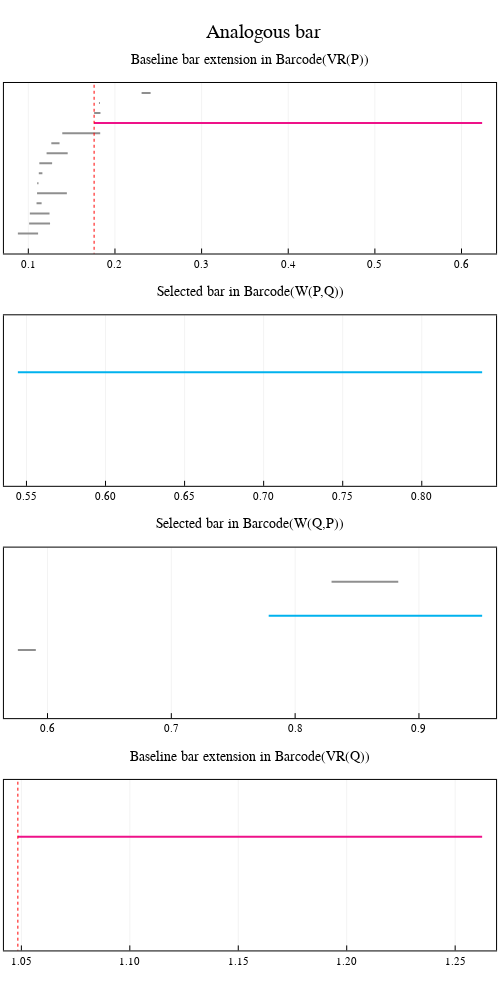

The notebook cell this image was saved under:
### Code cell
plot_analogous_bars(extension_P, extension_Q)

### Figure 1 — Plotly figure (JSON) as saved in the notebook; plotly's stock layout.template omitted (floating-point values rounded to 4 significant figures)
{"data": [{"colorbar": {"title": ""}, "hoverinfo": "text", "legendgroup": "y1", "line": {"color": "rgba(143, 143, 143, 1.000)", "dash": "solid", "shape": "linear", "width": null}, "mode": "lines", "name": "y1", "showlegend": true, "text": ["class 4", "class 4"], "type": "scatter", "x": [0.08792, 0.1113], "xaxis": "x2", "y": [1, 1], "yaxis": "y2", "zmax": null, "zmin": null}, {"colorbar": {"title": ""}, "hoverinfo": "text", "legendgroup": "y2", "line": {"color": "rgba(143, 143, 143, 1.000)", "dash": "solid", "shape": "linear", "width": null}, "mode": "lines", "name": "y2", "showlegend": true, "text": ["class 5", "class 5"], "type": "scatter", "x": [0.1009, 0.1251], "xaxis": "x2", "y": [2, 2], "yaxis": "y2", "zmax": null, "zmin": null}, {"colorbar": {"title": ""}, "hoverinfo": "text", "legendgroup": "y3", "line": {"color": "rgba(143, 143, 143, 1.000)", "dash": "solid", "shape": "linear", "width": null}, "mode": "lines", "name": "y3", "showlegend": true, "text": ["class 1", "class 1"], "type": "scatter", "x": [0.1018, 0.1245], "xaxis": "x2", "y": [3, 3], "yaxis": "y2", "zmax": null, "zmin": null}, {"colorbar": {"title": ""}, "hoverinfo": "text", "legendgroup": "y4", "line": {"color": "rgba(143, 143, 143, 1.000)", "dash": "solid", "shape": "linear", "width": null}, "mode": "lines", "name": "y4", "showlegend": true, "text": ["class 6", "class 6"], "type": "scatter", "x": [0.1095, 0.1153], "xaxis": "x2", "y": [4, 4], "yaxis": "y2", "zmax": null, "zmin": null}, {"colorbar": {"title": ""}, "hoverinfo": "text", "legendgroup": "y5", "line": {"color": "rgba(143, 143, 143, 1.000)", "dash": "solid", "shape": "linear", "width": null}, "mode": "lines", "name": "y5", "showlegend": true, "text": ["class 7", "class 7"], "type": "scatter", "x": [0.1101, 0.1445], "xaxis": "x2", "y": [5, 5], "yaxis": "y2", "zmax": null, "zmin": null}, {"colorbar": {"title": ""}, "hoverinfo": "text", "legendgroup": "y6", "line": {"color": "rgba(143, 143, 143, 1.000)", "dash": "solid", "shape": "linear", "width": null}, "mode": "lines", "name": "y6", "showlegend": true, "text": ["class 2", "class 2"], "type": "scatter", "x": [0.1102, 0.1118], "xaxis": "x2", "y": [6, 6], "yaxis": "y2", "zmax": null, "zmin": null}, {"colorbar": {"title": ""}, "hoverinfo": "text", "legendgroup": "y7", "line": {"color": "rgba(143, 143, 143, 1.000)", "dash": "solid", "shape": "linear", "width": null}, "mode": "lines", "name": "y7", "showlegend": true, "text": ["class 8", "class 8"], "type": "scatter", "x": [0.1121, 0.1162], "xaxis": "x2", "y": [7, 7], "yaxis": "y2", "zmax": null, "zmin": null}, {"colorbar": {"title": ""}, "hoverinfo": "text", "legendgroup": "y8", "line": {"color": "rgba(143, 143, 143, 1.000)", "dash": "solid", "shape": "linear", "width": null}, "mode": "lines", "name": "y8", "showlegend": true, "text": ["class 9", "class 9"], "type": "scatter", "x": [0.1127, 0.1275], "xaxis": "x2", "y": [8, 8], "yaxis": "y2", "zmax": null, "zmin": null}, {"colorbar": {"title": ""}, "hoverinfo": "text", "legendgroup": "y9", "line": {"color": "rgba(143, 143, 143, 1.000)", "dash": "solid", "shape": "linear", "width": null}, "mode": "lines", "name": "y9", "showlegend": true, "text": ["class 10", "class 10"], "type": "scatter", "x": [0.1211, 0.1454], "xaxis": "x2", "y": [9, 9], "yaxis": "y2", "zmax": null, "zmin": null}, {"colorbar": {"title": ""}, "hoverinfo": "text", "legendgroup": "y10", "line": {"color": "rgba(143, 143, 143, 1.000)", "dash": "solid", "shape": "linear", "width": null}, "mode": "lines", "name": "y10", "showlegend": true, "text": ["class 3", "class 3"], "type": "scatter", "x": [0.1265, 0.136], "xaxis": "x2", "y": [10, 10], "yaxis": "y2", "zmax": null, "zmin": null}, {"colorbar": {"title": ""}, "hoverinfo": "text", "legendgroup": "y11", "line": {"color": "rgba(143, 143, 143, 1.000)", "dash": "solid", "shape": "linear", "width": null}, "mode": "lines", "name": "y11", "showlegend": true, "text": ["class 11", "class 11"], "type": "scatter", "x": [0.1392, 0.183], "xaxis": "x2", "y": [11, 11], "yaxis": "y2", "zmax": null, "zmin": null}, {"colorbar": {"title": ""}, "hoverinfo": "text", "legendgroup": "y12", "line": {"color": "rgba(143, 143, 143, 1.000)", "dash": "solid", "shape": "linear", "width": null}, "mode": "lines", "name": "y12", "showlegend": true, "text": ["class 15", "class 15"], "type": "scatter", "x": [0.1759, 0.1759], "xaxis": "x2", "y": [12, 12], "yaxis": "y2", "zmax": null, "zmin": null}, {"colorbar": {"title": ""}, "hoverinfo": "text", "legendgroup": "y13", "line": {"color": "rgba(238, 18, 137, 1.000)", "dash": "solid", "shape": "linear", "width": null}, "mode": "lines", "name": "y13", "showlegend": true, "text": ["class 15", "class 15"], "type": "scatter", "x": [0.1759, 0.6238], "xaxis": "x2", "y": [12, 12], "yaxis": "y2", "zmax": null, "zmin": null}, {"colorbar": {"title": ""}, "hoverinfo": "text", "legendgroup": "y14", "line": {"color": "rgba(143, 143, 143, 1.000)", "dash": "solid", "shape": "linear", "width": null}, "mode": "lines", "name": "y14", "showlegend": true, "text": ["class 12", "class 12"], "type": "scatter", "x": [0.176, 0.1832], "xaxis": "x2", "y": [13, 13], "yaxis": "y2", "zmax": null, "zmin": null}, {"colorbar": {"title": ""}, "hoverinfo": "text", "legendgroup": "y15", "line": {"color": "rgba(143, 143, 143, 1.000)", "dash": "solid", "shape": "linear", "width": null}, "mode": "lines", "name": "y15", "showlegend": true, "text": ["class 13", "class 13"], "type": "scatter", "x": [0.1815, 0.1826], "xaxis": "x2", "y": [14, 14], "yaxis": "y2", "zmax": null, "zmin": null}, {"colorbar": {"title": ""}, "hoverinfo": "text", "legendgroup": "y16", "line": {"color": "rgba(143, 143, 143, 1.000)", "dash": "solid", "shape": "linear", "width": null}, "mode": "lines", "name": "y16", "showlegend": true, "text": ["class 14", "class 14"], "type": "scatter", "x": [0.2308, 0.2411], "xaxis": "x2", "y": [15, 15], "yaxis": "y2", "zmax": null, "zmin": null}, {"colorbar": {"title": ""}, "legendgroup": "y17", "line": {"color": "rgba(255, 0, 0, 1.000)", "dash": "dot", "shape": "linear", "width": 1}, "mode": "lines", "name": "y17", "showlegend": true, "type": "scatter", "x": [0.1759, 0.1759], "xaxis": "x2", "y": [-1701, 1716], "yaxis": "y2", "zmax": null, "zmin": null}, {"colorbar": {"title": ""}, "hoverinfo": "text", "legendgroup": "y1", "line": {"color": "rgba(0, 178, 238, 1.000)", "dash": "solid", "shape": "linear", "width": null}, "mode": "lines", "name": "y1", "showlegend": true, "text": ["class 1", "class 1"], "type": "scatter", "x": [0.5446, 0.8382], "xaxis": "x3", "y": [1, 1], "yaxis": "y3", "zmax": null, "zmin": null}, {"colorbar": {"title": ""}, "hoverinfo": "text", "legendgroup": "y1", "line": {"color": "rgba(143, 143, 143, 1.000)", "dash": "solid", "shape": "linear", "width": null}, "mode": "lines", "name": "y1", "showlegend": true, "text": ["class 2", "class 2"], "type": "scatter", "x": [0.5761, 0.5906], "xaxis": "x4", "y": [1, 1], "yaxis": "y4", "zmax": null, "zmin": null}, {"colorbar": {"title": ""}, "hoverinfo": "text", "legendgroup": "y2", "line": {"color": "rgba(0, 178, 238, 1.000)", "dash": "solid", "shape": "linear", "width": null}, "mode": "lines", "name": "y2", "showlegend": true, "text": ["class 3", "class 3"], "type": "scatter", "x": [0.7787, 0.951], "xaxis": "x4", "y": [2, 2], "yaxis": "y4", "zmax": null, "zmin": null}, {"colorbar": {"title": ""}, "hoverinfo": "text", "legendgroup": "y3", "line": {"color": "rgba(143, 143, 143, 1.000)", "dash": "solid", "shape": "linear", "width": null}, "mode": "lines", "name": "y3", "showlegend": true, "text": ["class 1", "class 1"], "type": "scatter", "x": [0.8294, 0.8833], "xaxis": "x4", "y": [3, 3], "yaxis": "y4", "zmax": null, "zmin": null}, {"colorbar": {"title": ""}, "hoverinfo": "text", "legendgroup": "y1", "line": {"color": "rgba(143, 143, 143, 1.000)", "dash": "solid", "shape": "linear", "width": null}, "mode": "lines", "name": "y1", "showlegend": true, "text": ["class 1", "class 1"], "type": "scatter", "x": [1.048, 1.048], "xaxis": "x5", "y": [1, 1], "yaxis": "y5", "zmax": null, "zmin": null}, {"colorbar": {"title": ""}, "hoverinfo": "text", "legendgroup": "y2", "line": {"color": "rgba(238, 18, 137, 1.000)", "dash": "solid", "shape": "linear", "width": null}, "mode": "lines", "name": "y2", "showlegend": true, "text": ["class 1", "class 1"], "type": "scatter", "x": [1.048, 1.262], "xaxis": "x5", "y": [1, 1], "yaxis": "y5", "zmax": null, "zmin": null}, {"colorbar": {"title": ""}, "legendgroup": "y3", "line": {"color": "rgba(255, 0, 0, 1.000)", "dash": "dot", "shape": "linear", "width": 1}, "mode": "lines", "name": "y3", "showlegend": true, "type": "scatter", "x": [1.048, 1.048], "xaxis": "x5", "y": [-301, 302], "yaxis": "y5", "zmax": null, "zmin": null}], "layout": {"annotations": [{"font": {"color": "rgba(0, 0, 0, 1.000)", "family": "sans-serif", "size": 20}, "rotation": 0, "showarrow": false, "text": "Analogous bar", "x": 0.5267, "xanchor": "center", "xref": "paper", "y": 1, "yanchor": "top", "yref": "paper"}, {"font": {"color": "rgba(0, 0, 0, 1.000)", "family": "sans-serif", "size": 14}, "rotation": 0, "showarrow": false, "text": "Baseline bar extension in Barcode(VR(P))", "x": 0.5, "xanchor": "center", "xref": "paper", "y": 0.968, "yanchor": "top", "yref": "paper"}, {"font": {"color": "rgba(0, 0, 0, 1.000)", "family": "sans-serif", "size": 14}, "rotation": 0, "showarrow": false, "text": "Selected bar in Barcode(W(P,Q))", "x": 0.5, "xanchor": "center", "xref": "paper", "y": 0.726, "yanchor": "top", "yref": "paper"}, {"font": {"color": "rgba(0, 0, 0, 1.000)", "family": "sans-serif", "size": 14}, "rotation": 0, "showarrow": false, "text": "Selected bar in Barcode(W(Q,P))", "x": 0.5, "xanchor": "center", "xref": "paper", "y": 0.484, "yanchor": "top", "yref": "paper"}, {"font": {"color": "rgba(0, 0, 0, 1.000)", "family": "sans-serif", "size": 14}, "rotation": 0, "showarrow": false, "text": "Baseline bar extension in Barcode(VR(Q))", "x": 0.5, "xanchor": "center", "xref": "paper", "y": 0.242, "yanchor": "top", "yref": "paper"}], "height": 1000, "legend": {"bgcolor": "rgba(255, 255, 255, 1.000)", "bordercolor": "rgba(0, 0, 0, 1.000)", "font": {"color": "rgba(0, 0, 0, 1.000)", "family": "sans-serif", "size": 11}, "tracegroupgap": 0, "x": 1, "y": 1}, "margin": {"b": 20, "l": 0, "r": 0, "t": 20}, "paper_bgcolor": "rgba(255, 255, 255, 1.000)", "plot_bgcolor": "rgba(255, 255, 255, 1.000)", "showlegend": false, "width": 500, "xaxis1": {"anchor": "y1", "domain": [0.06121, 0.9921], "gridcolor": "rgba(0, 0, 0, 0.100)", "gridwidth": 0.5, "linecolor": "rgba(0, 0, 0, 1.000)", "mirror": false, "range": [0, 1], "showgrid": false, "showline": false, "showticklabels": false, "tickangle": 0, "tickcolor": "rgba(0, 0, 0, 0.000)", "tickfont": {"color": "rgba(0, 0, 0, 1.000)", "family": "sans-serif", "size": 11}, "tickmode": "array", "ticks": "inside", "ticktext": ["0.0", "0.2", "0.4", "0.6", "0.8", "1.0"], "tickvals": [0, 0.2, 0.4, 0.6, 0.8, 1], "title": "", "titlefont": {"color": "rgba(0, 0, 0, 1.000)", "family": "sans-serif", "size": 15}, "type": "-", "visible": true, "zeroline": false, "zerolinecolor": "rgba(0, 0, 0, 1.000)"}, "xaxis2": {"anchor": "y2", "domain": [0.007874, 0.9921], "gridcolor": "rgba(0, 0, 0, 0.100)", "gridwidth": 0.5, "linecolor": "rgba(0, 0, 0, 1.000)", "mirror": true, "range": [0.07185, 0.6399], "showgrid": true, "showline": true, "showticklabels": true, "tickangle": 0, "tickcolor": "rgb(0, 0, 0)", "tickfont": {"color": "rgba(0, 0, 0, 1.000)", "family": "sans-serif", "size": 11}, "tickmode": "array", "ticks": "inside", "ticktext": ["0.1", "0.2", "0.3", "0.4", "0.5", "0.6"], "tickvals": [0.1, 0.2, 0.3, 0.4, 0.5, 0.6], "title": "", "titlefont": {"color": "rgba(0, 0, 0, 1.000)", "family": "sans-serif", "size": 15}, "type": "-", "visible": true, "zeroline": false, "zerolinecolor": "rgba(0, 0, 0, 1.000)"}, "xaxis3": {"anchor": "y3", "domain": [0.007874, 0.9921], "gridcolor": "rgba(0, 0, 0, 0.100)", "gridwidth": 0.5, "linecolor": "rgba(0, 0, 0, 1.000)", "mirror": true, "range": [0.5358, 0.847], "showgrid": true, "showline": true, "showticklabels": true, "tickangle": 0, "tickcolor": "rgb(0, 0, 0)", "tickfont": {"color": "rgba(0, 0, 0, 1.000)", "family": "sans-serif", "size": 11}, "tickmode": "array", "ticks": "inside", "ticktext": ["0.55", "0.60", "0.65", "0.70", "0.75", "0.80"], "tickvals": [0.55, 0.6, 0.65, 0.7, 0.75, 0.8], "title": "", "titlefont": {"color": "rgba(0, 0, 0, 1.000)", "family": "sans-serif", "size": 15}, "type": "-", "visible": true, "zeroline": false, "zerolinecolor": "rgba(0, 0, 0, 1.000)"}, "xaxis4": {"anchor": "y4", "domain": [0.007874, 0.9921], "gridcolor": "rgba(0, 0, 0, 0.100)", "gridwidth": 0.5, "linecolor": "rgba(0, 0, 0, 1.000)", "mirror": true, "range": [0.5648, 0.9623], "showgrid": true, "showline": true, "showticklabels": true, "tickangle": 0, "tickcolor": "rgb(0, 0, 0)", "tickfont": {"color": "rgba(0, 0, 0, 1.000)", "family": "sans-serif", "size": 11}, "tickmode": "array", "ticks": "inside", "ticktext": ["0.6", "0.7", "0.8", "0.9"], "tickvals": [0.6, 0.7, 0.8, 0.9], "title": "", "titlefont": {"color": "rgba(0, 0, 0, 1.000)", "family": "sans-serif", "size": 15}, "type": "-", "visible": true, "zeroline": false, "zerolinecolor": "rgba(0, 0, 0, 1.000)"}, "xaxis5": {"anchor": "y5", "domain": [0.007874, 0.9921], "gridcolor": "rgba(0, 0, 0, 0.100)", "gridwidth": 0.5, "linecolor": "rgba(0, 0, 0, 1.000)", "mirror": true, "range": [1.042, 1.269], "showgrid": true, "showline": true, "showticklabels": true, "tickangle": 0, "tickcolor": "rgb(0, 0, 0)", "tickfont": {"color": "rgba(0, 0, 0, 1.000)", "family": "sans-serif", "size": 11}, "tickmode": "array", "ticks": "inside", "ticktext": ["1.05", "1.10", "1.15", "1.20", "1.25"], "tickvals": [1.05, 1.1, 1.15, 1.2, 1.25], "title": "", "titlefont": {"color": "rgba(0, 0, 0, 1.000)", "family": "sans-serif", "size": 15}, "type": "-", "visible": true, "zeroline": false, "zerolinecolor": "rgba(0, 0, 0, 1.000)"}, "yaxis1": {"anchor": "x1", "domain": [0.968, 0.9766], "gridcolor": "rgba(0, 0, 0, 0.100)", "gridwidth": 0.5, "linecolor": "rgba(0, 0, 0, 1.000)", "mirror": false, "range": [0, 1], "showgrid": false, "showline": false, "showticklabels": false, "tickangle": 0, "tickcolor": "rgba(0, 0, 0, 0.000)", "tickfont": {"color": "rgba(0, 0, 0, 1.000)", "family": "sans-serif", "size": 11}, "tickmode": "array", "ticks": "inside", "ticktext": ["0.0", "0.2", "0.4", "0.6", "0.8", "1.0"], "tickvals": [0, 0.2, 0.4, 0.6, 0.8, 1], "title": "", "titlefont": {"color": "rgba(0, 0, 0, 1.000)", "family": "sans-serif", "size": 15}, "type": "-", "visible": true, "zeroline": false, "zerolinecolor": "rgba(0, 0, 0, 1.000)"}, "yaxis2": {"anchor": "x2", "domain": [0.7568, 0.9344], "gridcolor": "rgba(0, 0, 0, 0.100)", "gridwidth": 0.5, "linecolor": "rgba(0, 0, 0, 1.000)", "mirror": true, "range": [-1, 16], "showgrid": true, "showline": true, "showticklabels": true, "tickangle": 0, "tickcolor": "rgb(0, 0, 0)", "tickfont": {"color": "rgba(0, 0, 0, 1.000)", "family": "sans-serif", "size": 11}, "tickmode": "array", "ticks": "inside", "ticktext": [], "tickvals": [], "title": "", "titlefont": {"color": "rgba(0, 0, 0, 1.000)", "family": "sans-serif", "size": 15}, "type": "-", "visible": true, "zeroline": false, "zerolinecolor": "rgba(0, 0, 0, 1.000)"}, "yaxis3": {"anchor": "x3", "domain": [0.5148, 0.6924], "gridcolor": "rgba(0, 0, 0, 0.100)", "gridwidth": 0.5, "linecolor": "rgba(0, 0, 0, 1.000)", "mirror": true, "range": [-1, 2], "showgrid": true, "showline": true, "showticklabels": true, "tickangle": 0, "tickcolor": "rgb(0, 0, 0)", "tickfont": {"color": "rgba(0, 0, 0, 1.000)", "family": "sans-serif", "size": 11}, "tickmode": "array", "ticks": "inside", "ticktext": [], "tickvals": [], "title": "", "titlefont": {"color": "rgba(0, 0, 0, 1.000)", "family": "sans-serif", "size": 15}, "type": "-", "visible": true, "zeroline": false, "zerolinecolor": "rgba(0, 0, 0, 1.000)"}, "yaxis4": {"anchor": "x4", "domain": [0.2728, 0.4504], "gridcolor": "rgba(0, 0, 0, 0.100)", "gridwidth": 0.5, "linecolor": "rgba(0, 0, 0, 1.000)", "mirror": true, "range": [-1, 4], "showgrid": true, "showline": true, "showticklabels": true, "tickangle": 0, "tickcolor": "rgb(0, 0, 0)", "tickfont": {"color": "rgba(0, 0, 0, 1.000)", "family": "sans-serif", "size": 11}, "tickmode": "array", "ticks": "inside", "ticktext": [], "tickvals": [], "title": "", "titlefont": {"color": "rgba(0, 0, 0, 1.000)", "family": "sans-serif", "size": 15}, "type": "-", "visible": true, "zeroline": false, "zerolinecolor": "rgba(0, 0, 0, 1.000)"}, "yaxis5": {"anchor": "x5", "domain": [0.0308, 0.2084], "gridcolor": "rgba(0, 0, 0, 0.100)", "gridwidth": 0.5, "linecolor": "rgba(0, 0, 0, 1.000)", "mirror": true, "range": [-1, 2], "showgrid": true, "showline": true, "showticklabels": true, "tickangle": 0, "tickcolor": "rgb(0, 0, 0)", "tickfont": {"color": "rgba(0, 0, 0, 1.000)", "family": "sans-serif", "size": 11}, "tickmode": "array", "ticks": "inside", "ticktext": [], "tickvals": [], "title": "", "titlefont": {"color": "rgba(0, 0, 0, 1.000)", "family": "sans-serif", "size": 15}, "type": "-", "visible": true, "zeroline": false, "zerolinecolor": "rgba(0, 0, 0, 1.000)"}}}
